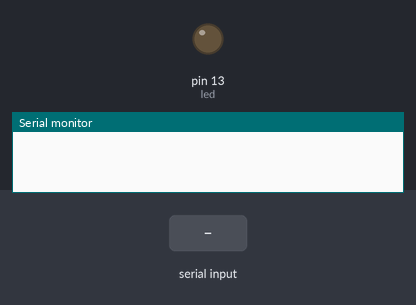
This sketch was run on a simulated Arduino Uno, built with avr-gcc and run on an emulated ATmega328P. Shown: output pins drawn as LEDs (lit = HIGH), the last lines printed to the serial monitor. The test bench sets the inputs (shaded band).

Above: at 1.2 s.
1.3 s: "1" received over Serial
At 2.3 s:
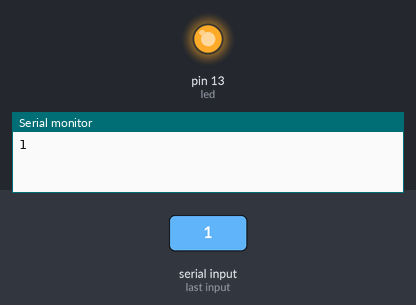
2.8 s: "0" received over Serial
At 3.5 s:
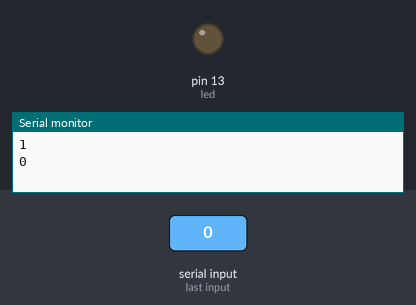
Timing chart, 0 to 5.8 s (numbered marks = the images above; inputs shaded):
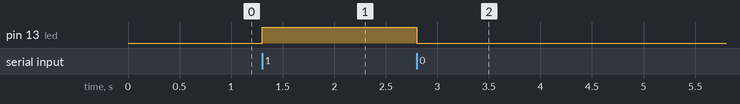

Measured:
- after the input at 1.3 s, pin 13 (led): LOW → HIGH at once
- after the input at 2.8 s, pin 13 (led): HIGH → LOW at once

The sketch:

UNOSERIAL.ino
```cpp
int led = 13;
char cmd = '\0';

void setup() {
  Serial.begin(115200);
  pinMode(led, OUTPUT);
}

void loop() {
  if (Serial.available() > 0) {
    cmd = Serial.read();
    Serial.println(cmd);

    switch (cmd) {
      case '1':
        digitalWrite(led, HIGH);
        cmd = '\0';
        break;
      case '0':
        digitalWrite(led, LOW);
        cmd = '\0';
        break;
      default:
        digitalWrite(led, LOW);
        cmd = '\0';
        break;
    }
  }
}
```
